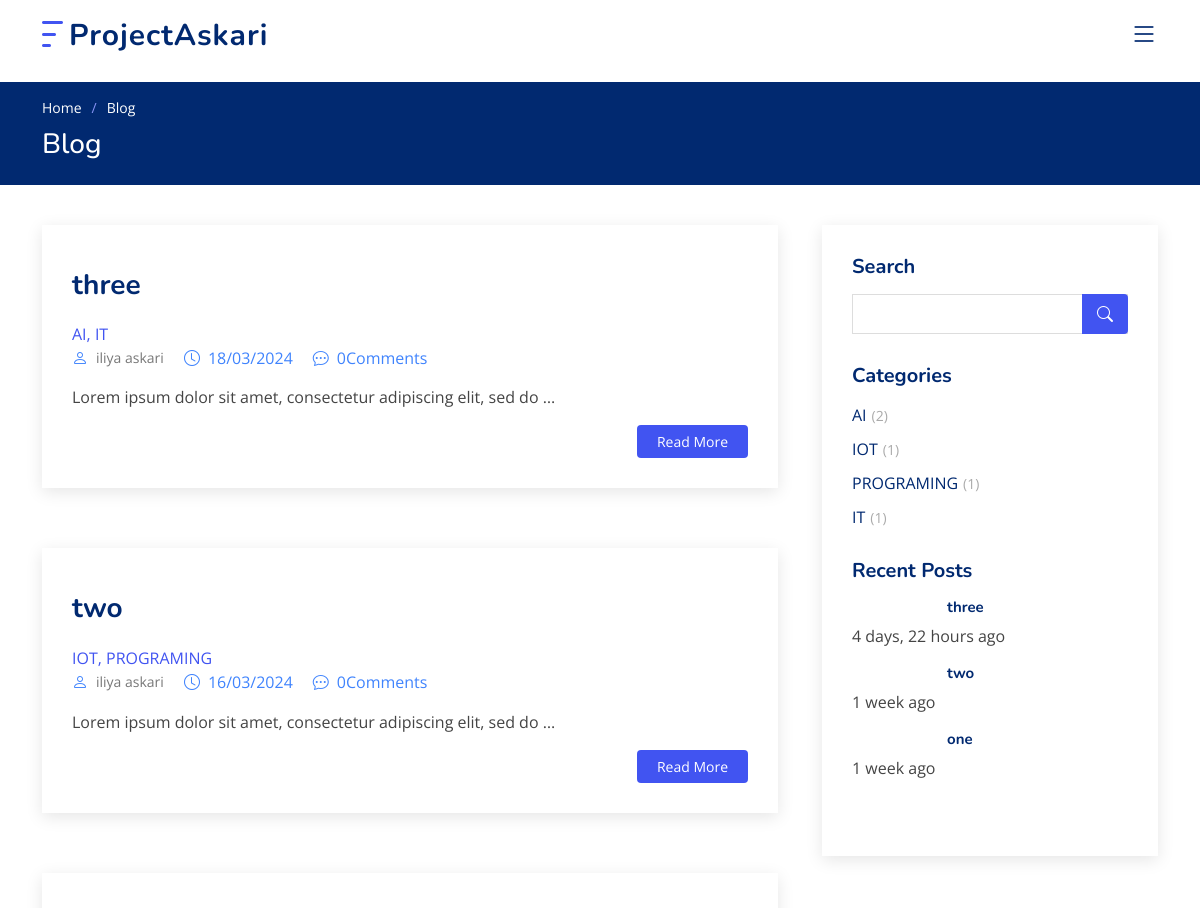
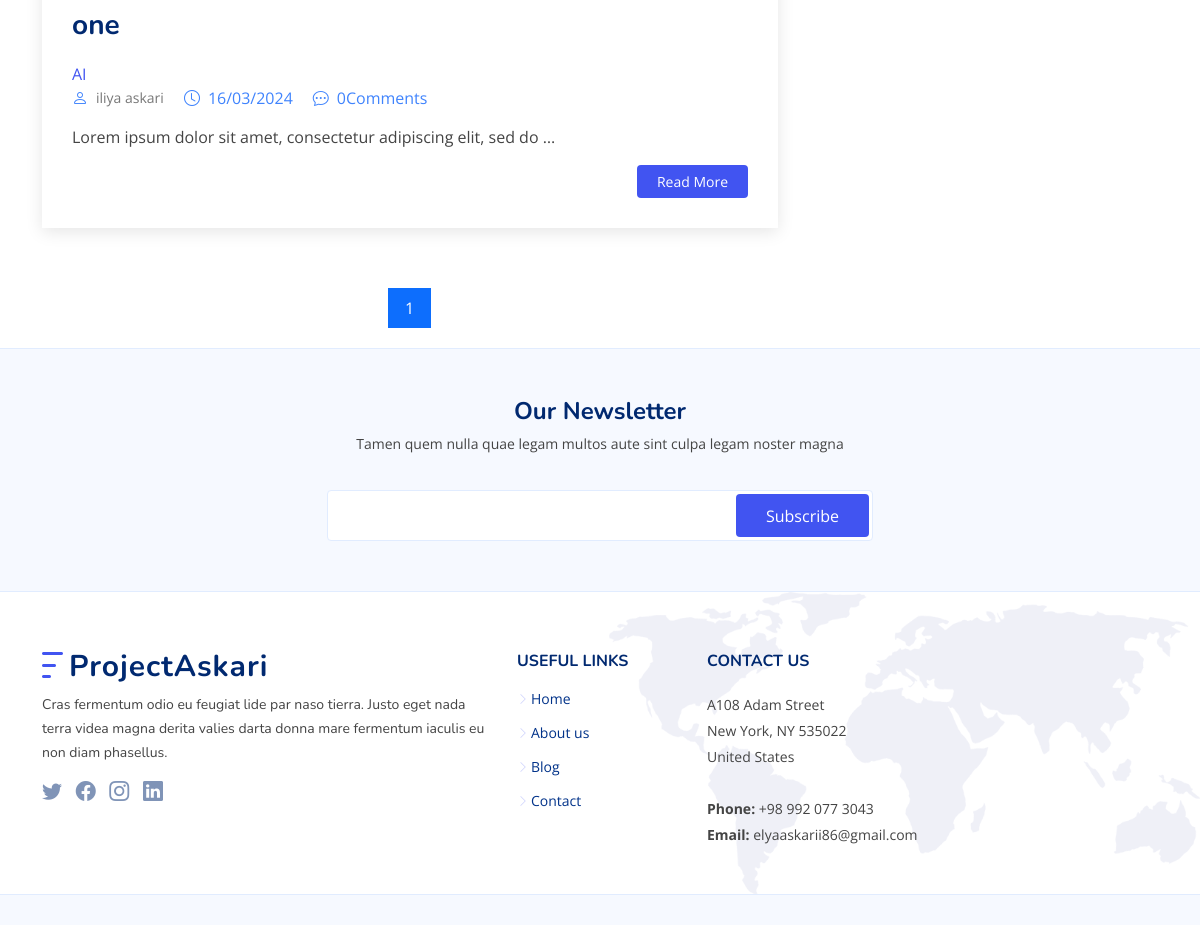
Screenshot of /blog/ with the database file from the repository (2 pictures, top to bottom).
### blog/models.py (models this page shows, shortened)
class Post(models.Model):
    image = models.ImageField(upload_to='blog/' , default='blog-1.jpg')
    title = models.CharField(max_length=255)
    author = models.ForeignKey(User, on_delete=models.SET_NULL , null=True)
    content = models.TextField()
    tag = TaggableManager()
    category = models.ManyToManyField(Category)
    counted_views = models.IntegerField(default=0)
    status = models.BooleanField(default=False)
    login_required = models.BooleanField(default=False)
    published_date = models.DateTimeField(null=True)
    created_date = models.DateTimeField(auto_now_add=True)
    uptodate = models.DateTimeField(auto_now=True)
    class Meta:
        ordering=['-created_date']

class Category(models.Model):
    name = models.CharField(max_length=255)

### blog/views.py (the view)
# urls.py: path('',blog_home,name='home'),
def blog_home(request , **kwargs):
    currnt_time = timezone.now()
    posts = Post.objects.filter(published_date__lte = currnt_time , status = 1)
    if kwargs.get('cat_name') != None:
        posts = posts.filter(category__name = kwargs['cat_name'])
    if kwargs.get('tag_name') != None:
        posts=posts.filter(tag__name__in=[kwargs['tag_name']])
    if kwargs.get('author_username') != None:
        posts = posts.filter(author__username =kwargs['author_username'])
    posts = Paginator( posts, 3)
    try :
        page_number = request.GET.get('page')
        posts = posts.get_page(page_number)
    except PageNotAnInteger:
        posts = posts.get_page(1)
    except EmptyPage :
        posts = posts.get_page(1)
    context = {'posts':posts }
    return render(request, 'blog/blog-home.html' , context)

### blog/templatetags/blog_tags.py (called while the page is built)
@register.inclusion_tag('blog/blog-caregories.html')
def postcategotys():
   currnt_time=timezone.now()
   posts = Post.objects.filter(status=1)
   categories = Category.objects.all()
   cat_dict = {}
   for category in categories:
      if posts.filter(category=category).exists():
         cat_dict[category.name] = posts.filter(category=category).count()
   return {'categories': cat_dict}

@register.inclusion_tag('blog/blog-recent-post.html')
def lastposts(arg=5):
    currnt_time=timezone.now()
    posts=Post.objects.filter(status=1 , published_date__lte=currnt_time).order_by('-published_date')[:arg]
    return {'posts':posts}

### templates/blog/blog-home.html (shortened to what this page needs)
{% extends "base.html" %}
{% load static %}
{% load blog_tags %}
{% block body %}
<main id="main">
  <section class="breadcrumbs">
    <div class="container">
      <ol>
        <li><a href="{% url 'web:index' %}">Home</a></li>
        <li>Blog</li>
      </ol>
      <h2>Blog</h2>
    </div>
  </section>
  <section id="blog" class="blog">
    <div class="container" data-aos="fade-up">
      <div class="row">
        <div class="col-lg-8 entries">
          {% for post in posts %}
          <article class="entry">
            <div class="entry-img">
            </div>
            <h2 class="entry-title">
              <a href="{% url 'blog:single'  pid=post.id%}">{{post.title}}</a>
            </h2>
            {% for cat in post.category.all %}
                <a href="{% url 'blog:category' cat_name=cat.name %}">{{cat.name}}{% if not forloop.last %},{% endif %}</a>
              {% endfor %}
            <div class="entry-meta">
              <ul>
                <li class="d-flex align-items-center"><i class="bi bi-person"></i> <a href="{% url 'blog:author' author_username=post.author.username %}">{{post.author.get_full_name}}</a></li>
                <li class="d-flex align-items-center"><i class="bi bi-clock"></i><time datetime="2020-01-01">{{post.published_date|date:"d/m/Y"}}</time></li>
                <li class="d-flex align-items-center"><i class="bi bi-chat-dots"></i>{{posts.comments|length}}Comments</a></li>
              </ul>
            </div>
            <div class="entry-content">
              <p>
                {{post.content|safe|truncatewords:10}}
              </p>
              <div class="read-more">
                <a href="{% url 'blog:single'  pid=post.id%}">Read More</a>
              </div>
            </div>
          </article>
          {% endfor %}
          <nav class="blog-pagination justify-content-center d-flex">
            <ul class="pagination">
                {% for i in posts.paginator.page_range %}
                    {% if posts.number == i %}
                        <li class="page-item active"><a href="?page={{i}}" class="page-link">{{i}}</a></li>
                    {% else %}
                        <li class="page-item"><a href="?page={{i}}" class="page-link">{{i}}</a></li>
                    {% endif %}
                {% endfor %}
            </ul>
        </nav>
        </div>
        <div class="col-lg-4">
          <div class="sidebar">
            {% include 'blog/blog-search.html' %}
            {% postcategotys %}
            {% lastposts %}
          </div>
        </div>
      </div>
    </div>
  </section>
</main>
{% endblock %}

### templates/blog/blog-caregories.html
{% load static %}
{% load blog_tags %}
<h3 class="sidebar-title">Categories</h3>
<div class="sidebar-item categories">
  <ul>
    {% for name,count in categories.items %}
        <li><a href="{% url 'blog:category' cat_name=name %}">{{name}}<span>({{count}})</span></a></li>
        {% endfor %}
  </ul>
</div>

### templates/blog/blog-recent-post.html (shortened to what this page needs)
{% load static %}
{% load humanize %}
{% load blog_tags %}
<h3 class="sidebar-title">Recent Posts</h3>
            <div class="sidebar-item recent-posts">
              {% for post in posts %}
              <div class="post-item clearfix">
                <h4><a href="{% url 'blog:single'  pid=post.id %}">{{post.title}}</a></h4>
                <p>{{post.published_date|naturaltime}}</p>
                {% endfor %}
              </div>
            </div>

### statics/assets/css/style.css (style rules this page uses)
:root { scroll-behavior: smooth; }
body { font-family: "Open Sans", sans-serif; color: #444444; }
a { color: #4154f1; text-decoration: none; }
h1, h2, h3, h4, h5, h6 { font-family: "Nunito", sans-serif; }
section { padding: 60px 0; overflow: hidden; }
.breadcrumbs { padding: 15px 0; background: #012970; min-height: 40px; margin-top: 82px; color: #fff; }
.breadcrumbs h2 { font-size: 28px; font-weight: 500; }
.breadcrumbs ol { display: flex; flex-wrap: wrap; list-style: none; padding: 0 0 10px 0; margin: 0; font-size: 14px; }
.breadcrumbs ol a { color: #fff; transition: 0.3s; }
.breadcrumbs ol li+li { padding-left: 10px; }
.breadcrumbs ol li+li::before { display: inline-block; padding-right: 10px; color: #8894f6; content: "/"; }
.blog { padding: 40px 0 20px 0; }
.blog .entry { padding: 30px; margin-bottom: 60px; box-shadow: 0 4px 16px rgba(0, 0, 0, 0.1); }
.blog .entry .entry-img { max-height: 440px; margin: -30px -30px 20px -30px; overflow: hidden; }
.blog .entry .entry-title { font-size: 28px; font-weight: bold; padding: 0; margin: 0 0 20px 0; }
.blog .entry .entry-title a { color: #012970; transition: 0.3s; }
.blog .entry .entry-meta { margin-bottom: 15px; color: #4084fd; }
.blog .entry .entry-meta ul { display: flex; flex-wrap: wrap; list-style: none; align-items: center; padding: 0; margin: 0; }
.blog .entry .entry-meta ul li+li { padding-left: 20px; }
.blog .entry .entry-meta i { font-size: 16px; margin-right: 8px; line-height: 0; }
.blog .entry .entry-meta a { color: #777777; font-size: 14px; display: inline-block; line-height: 1; }
.blog .entry .entry-content p { line-height: 24px; }
.blog .entry .entry-content .read-more { -moz-text-align-last: right; text-align-last: right; }
.blog .entry .entry-content .read-more a { display: inline-block; background: #4154f1; color: #fff; padding: 6px 20px; transition: 0.3s; font-size: 14px; border-radius: 4px; }
.blog .blog-pagination { color: #024ed5; }
.blog .blog-pagination ul { display: flex; padding: 0; margin: 0; list-style: none; }
.blog .blog-pagination li { margin: 0 5px; transition: 0.3s; }
.blog .blog-pagination li a { color: #012970; padding: 7px 16px; display: flex; align-items: center; justify-content: center; }
.blog .blog-pagination li.active, .blog .blog-pagination li:hover { background: #4154f1; }
.blog .blog-pagination li.active a, .blog .blog-pagination li:hover a { color: #fff; }
.blog .sidebar { padding: 30px; margin: 0 0 60px 20px; box-shadow: 0 4px 16px rgba(0, 0, 0, 0.1); }
.blog .sidebar .sidebar-title { font-size: 20px; font-weight: 700; padding: 0 0 0 0; margin: 0 0 15px 0; color: #012970; position: relative; }
.blog .sidebar .sidebar-item { margin-bottom: 30px; }
.blog .sidebar .categories ul { list-style: none; padding: 0; }
.blog .sidebar .categories ul li+li { padding-top: 10px; }
.blog .sidebar .categories ul a { color: #012970; transition: 0.3s; }
.blog .sidebar .categories ul a span { padding-left: 5px; color: #aaaaaa; font-size: 14px; }
.blog .sidebar .recent-posts h4 { font-size: 15px; margin-left: 95px; font-weight: bold; }
.blog .sidebar .recent-posts h4 a { color: #012970; transition: 0.3s; }

### rows the page displays
Post: title "three", author.get_full_name "iliya askari", published_date "18/03/2024", comments|length "0", content "Lorem ipsum dolor sit amet, consectetur adipiscing elit, sed do …", published_date "4 days, 22 hours ago"
Category: name "AI", categories "AI"
Category: name "IT", categories "IT"
Post: title "two", author.get_full_name "iliya askari", published_date "16/03/2024", comments|length "0", content "Lorem ipsum dolor sit amet, consectetur adipiscing elit, sed do …", published_date "1 week ago"
Category: name "IOT", categories "IOT"
Category: name "PROGRAMING", categories "PROGRAMING"
Post: title "one", author.get_full_name "iliya askari", published_date "16/03/2024", comments|length "0", content "Lorem ipsum dolor sit amet, consectetur adipiscing elit, sed do …", published_date "1 week ago"

### other values shown
{{ i }} "1"
{{ count }} "2" "1" "1" "1"
